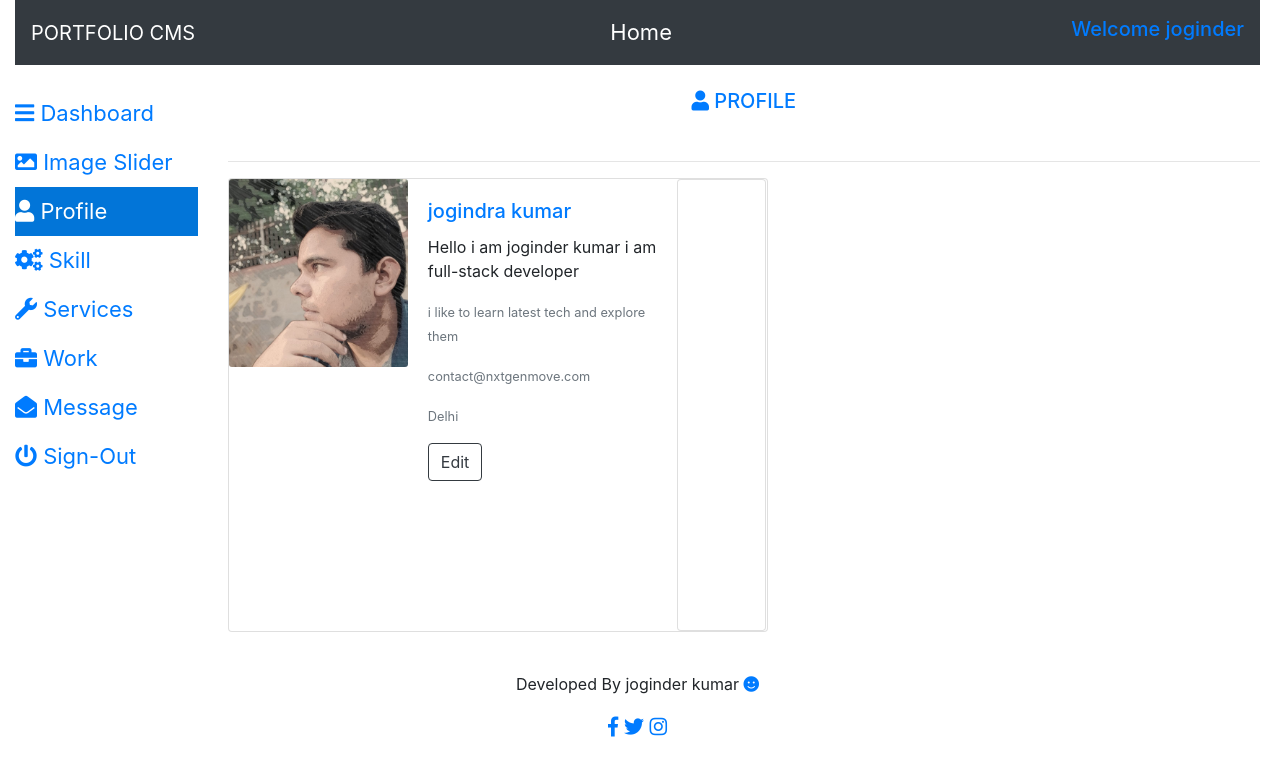
/admin/profile.php (signed in), run on the app's committed database.
### tables this page shows
CREATE TABLE `about` (
  `id` int(3) NOT NULL,
  `first_name` varchar(255) NOT NULL,
  `abt1` text NOT NULL,
  `abt2` text NOT NULL,
  `email` varchar(255) NOT NULL,
  `addres` text NOT NULL,
  `mps` text NOT NULL,
  `img` varchar(255) NOT NULL
);

### admin/profile.php (the view, shortened to what this page needs)
<?php include "../config/db.php";?>
<?php include "includes/header.php";?>
<body>
<?php include "includes/navbar.php";?>
<br>
    <div class="col-sm-12">
    <div class="row">
    <div class="col-sm-2">
   <?php include "navigations/profile_nav.php"; ?>
    </div>
    <div class="col-sm-10">
    <div class=""> <h5 class="text-primary text-center"><i class="fa fas fa-user"></i> PROFILE</h5></div><br><hr>
    <?php
    $query = "SELECT * FROM about";
    $result = mysqli_query($conn,$query);
    while($row=mysqli_fetch_array($result)){
    $id = $row['id'];
    $first_name = $row['first_name'];
    $abt1 = $row['abt1'];
    $abt2 = $row['abt2'];
    $email = $row['email'];
    $address = $row['addres'];
    $maps = $row['mps'];
    $image = $row['img'];
?>
 <div class="card mb-3" style="max-width: 540px;">
  <div class="row no-gutters">
    <div class="col-md-4">
      <img src="images/<?php echo $image;?>" class="card-img" alt="...">
    </div>
    <div class="col-md-6">
      <div class="card-body">
        <h5 class="card-title text-primary"><?php echo $first_name; ?></h5>
        <p class="card-text"><?php echo $abt1; ?></p>
        <p class="card-text"><small class="text-muted"><?php echo $abt2; ?></small></p>
        <p class="card-text"><small class="text-muted"><?php echo $email; ?></small></p>
        <p class="card-text"><small class="text-muted"><?php echo $address; ?></small></p>
<a href="includes/edit_profile.php?id=<?php echo $id;?>" class="btn btn-outline-dark">Edit</a>
      </div>
    </div>
    <div class="col-sm-2">
    <div class="card">
    <?php echo $maps;?>
    </div>
    </div>
  </div>
</div>
    </div>
    <?php  } ?>
    </div>
    </div>
<?php include "includes/footer.php";?>

### data on the page
about: img (picture), first_name "jogindra kumar", abt1 "Hello i am joginder kumar i am full-stack developer", abt2 "i like to learn latest tech and explore them", email "contact@nxtgenmove.com", addres "Delhi"

### other printed values
$_SESSION['username'] "joginder"
